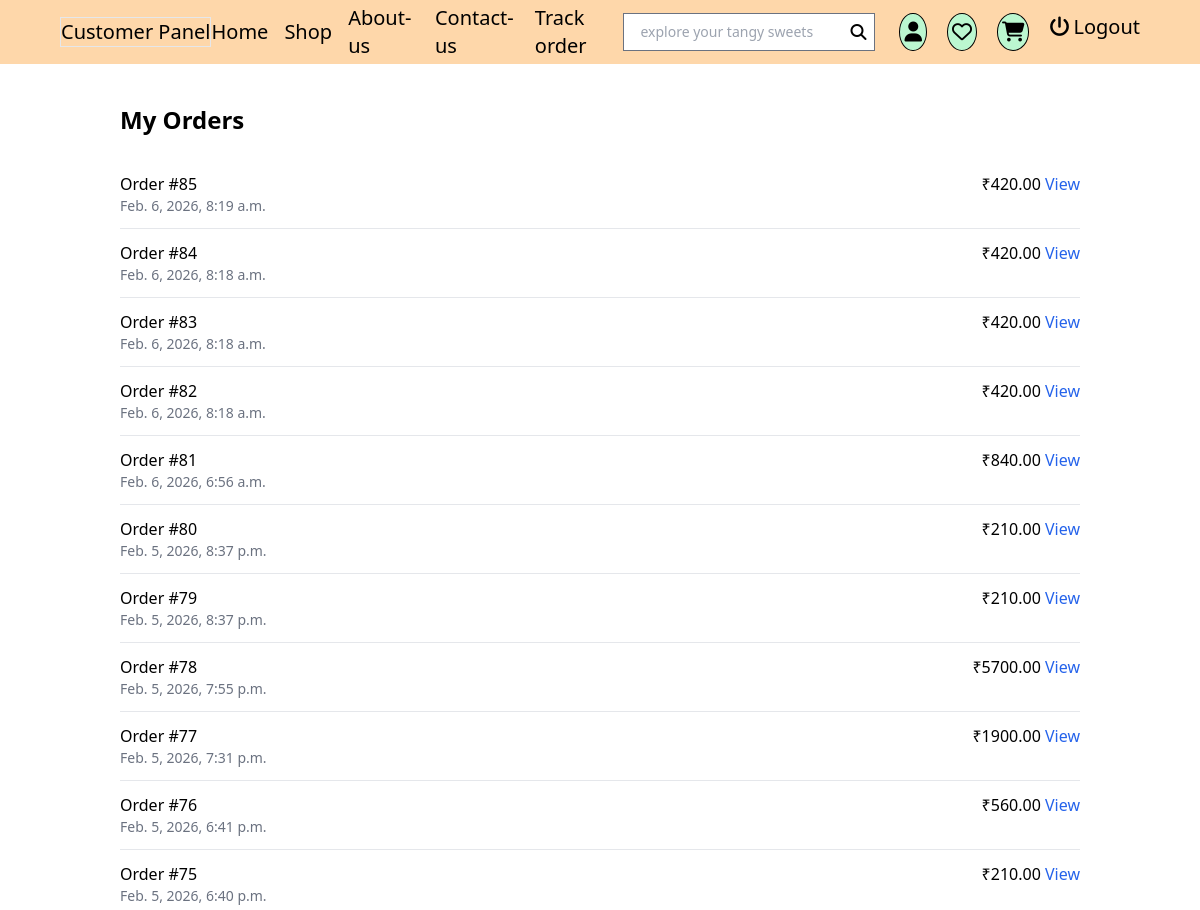
/customer/my_orders/ (signed in, upper part), run on an earlier commit of the app's database.
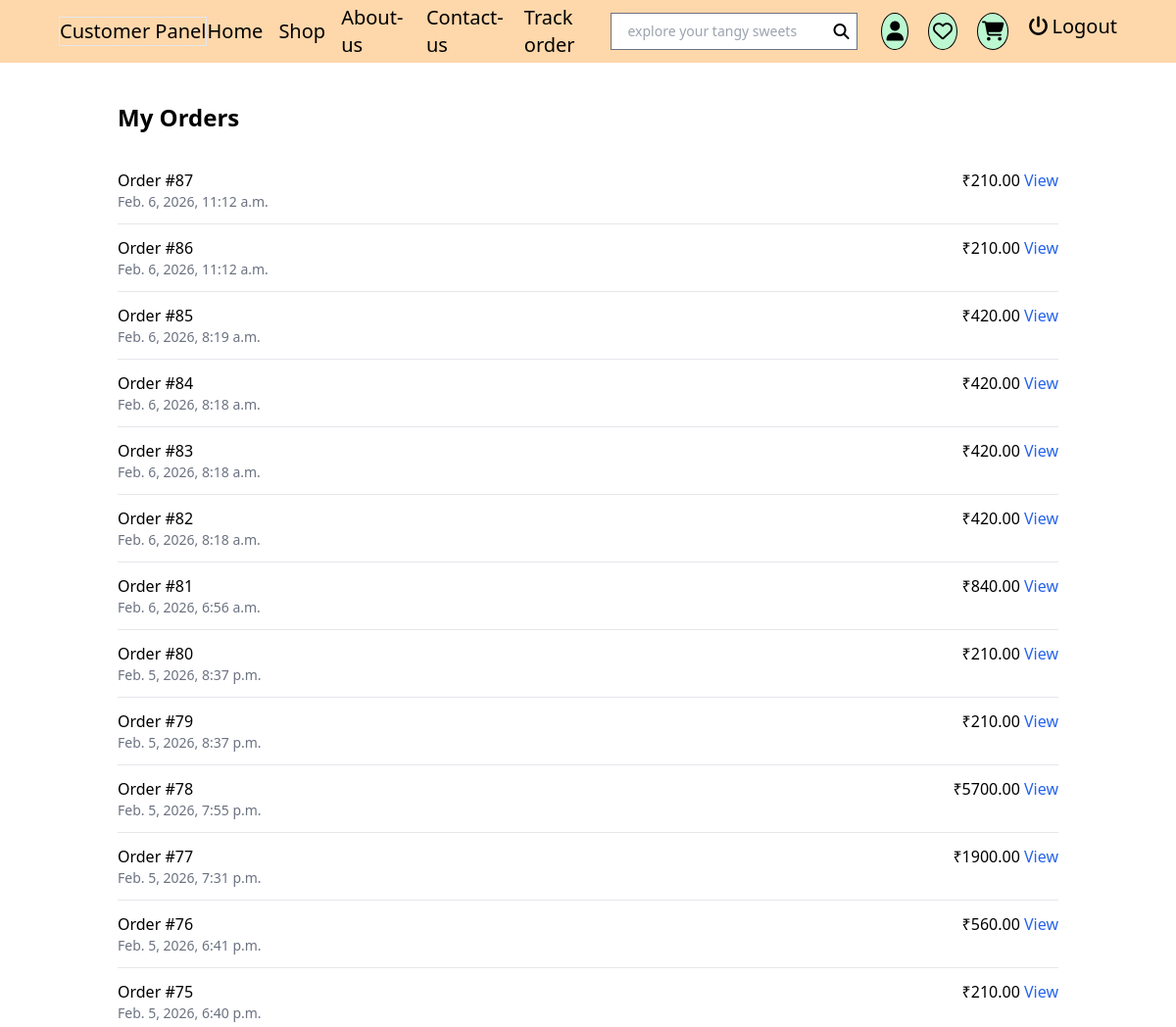
And on a later commit of the database.
### eshop/models.py (models this page shows, shortened)
class Order(models.Model):
    STATUS_CHOICES=[
        ("pending","Pending"),
        ("paid","Paid"),
        ("shipped","Shipped"),
        ("delivered","Delivered"),
        ("cancelled","Cancelled"),
    ]
    user = models.ForeignKey(User,on_delete=models.CASCADE,related_name="orders")
    address=models.ForeignKey(Address,on_delete=models.SET_NULL,null=True,blank=True,related_name="orders")
    coupon=models.ForeignKey(Coupon,on_delete=models.SET_NULL,null=True,blank=True)
    status=models.CharField(max_length=20,choices=STATUS_CHOICES,default="pending")
    total_price=models.DecimalField(max_digits=10,decimal_places=2,default=0)
    discount_price=models.DecimalField(max_digits=10,decimal_places=2,default=0)
    final_price=models.DecimalField(max_digits=10,decimal_places=2,default=0)
    created_at=models.DateTimeField(auto_now_add=True)
    razorpay_order_id=models.CharField(max_length=255,blank=True,null=True)
    razorpay_payment_id=models.CharField(max_length=255,blank=True,null=True)

### eshop/customerviews.py (the view)
# urls.py: path("customer/my_orders/",my_orders,name="my_orders"),
def my_orders(request):
    orders = Order.objects.filter(user=request.user).order_by("-id")
    return render(request,"customer/profile/my_orders.html",{"orders":orders})

### eshop/templates/customer/profile/my_orders.html
{% extends "customer/customerbase.html" %}
{% block content %}
<div class="px-[10%] mt-10">
    <h2 class="text-2xl font-bold mb-6">My Orders</h2>
   {% for order in orders %}
    <div class="border-b py-3 flex justify-between">
        <div>
            <p>Order #{{ order.id }}</p>
            <p class="text-sm text-gray-500">{{ order.created_at }}</p>
        </div>
        <div>
            ₹{{ order.final_price }}
            <a href="{% url 'myorder_detail' order.id %}"
               class="text-blue-600">
                View
            </a>
        </div>
    </div>
{% empty %}
    <p>No orders yet</p>
{% endfor %}
</div>
{% endblock %}

What changed in the data, as far as the page shows it:
added Order: id "87", created_at "Feb. 6, 2026, 11:12 a.m.", final_price "210.00"
added Order: id "86", created_at "Feb. 6, 2026, 11:12 a.m.", final_price "210.00"
